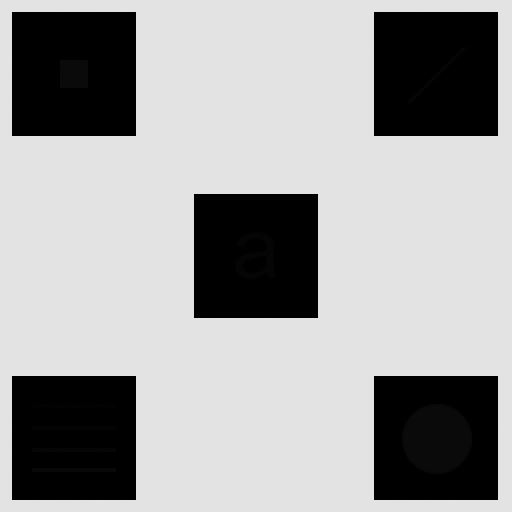
#> input picture bac2.tif, 512 x 512 px
$ python Loc_laplacian.py
#> lines starting #> are read from the running program, lines starting #| are printed output that depends on the picture
import cv2     # Thư viện OpenCV
import numpy as np   # Thư viện numy để làm việc dữ liệu kiểu mảng
import matplotlib.pyplot as plt # import thư viện matplotlib để vẽ ảnh

# Định nghĩa hàm Tich_chap() để lọc Trung bình, Trung bình có trọng số và lọc Gaussian
def Tich_chap(img,mask):
    m, n = img.shape
    img_new = np.zeros([m, n])
    for i in range(1, m-1):
        for j in range(1, n-1):
            temp   =  img[i-1, j-1]    * mask[0, 0]\
                   +  img[i, j-1]      * mask[0, 1]\
                   +  img[i+1, j - 1]  * mask[0, 2]\
                   +  img[i-1, j]      * mask[1, 0]\
                   +  img[i, j]        * mask[1, 1]\
                   +  img[i+1, j]      * mask[1, 2]\
                   +  img[i - 1, j+1]  * mask[2, 0]\
                   +  img[i, j + 1]    * mask[2, 1]\
                   +  img[i + 1, j + 1]* mask[2, 2]
            img_new[i, j]= temp
    img_new = img_new.astype(np.uint8)
    return img_new

# Định nghĩa bộ lọc Laplacian chuẩn
locLaplacian_chuan = np.array(([0, 1, 0],
                               [1, -4, 1],
                               [0, 1, 0]), dtype="float")

# Định nghĩa bộ lọc Laplacian biến thể 1
locLaplacian_Bien_The_1 = np.array(([1, 1, 1],
                                    [1, -8, 1],
                                    [1, 1, 1]), dtype="float")

# Định nghĩa bộ lọc Laplacian biến thể 2
locLaplacian_Bien_The_2 = np.array(([0, -1, 0],
                                    [-1, 4, -1],
                                    [0, -1, 0]), dtype="float")

# Định nghĩa bộ lọc Laplacian biến thể 3
locLaplacian_Bien_The_3 = np.array(([-1, -1, -1],
                                    [-1, 8, -1],
                                    [-1, -1, -1]), dtype="float")


locLaplacian_Cai_Thien = np.array(([-1, -1, -1],
                                    [-1, 5, -1],
                                    [-1, -1, -1]), dtype="float")

fig = plt.figure(figsize=(16, 9)) # Tạo vùng vẽ tỷ lệ 16:9
(ax1, ax2, ax3), (ax4, ax5, ax6) = fig.subplots(2, 3) # Tạo 6 vùng vẽ con

# Đọc và hiển thị ảnh gốc
image = cv2.imread('bac2.tif', 0)
#> image is the input picture: shape (512, 512); min 0, max 228, mean 160.7
ax1.imshow(image, cmap='gray')
ax1.set_title("Ảnh gốc")

# Lọc Laplacian chuẩn và hiển thị ảnh
img_loc_Laplacian_chuan = Tich_chap(image, locLaplacian_chuan) #Gọi hàm tích chập
#> after the loop in Tich_chap, `for i in range(1, m-1):`:
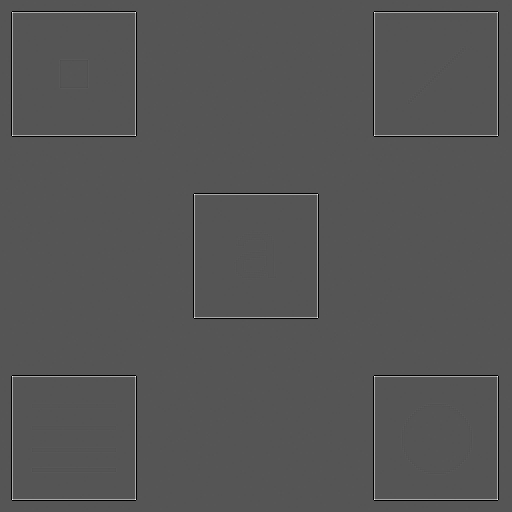
#> img_new: shape (512, 512) float64; min -229, max 455, mean 0; drawn with min black and max white
#> in Tich_chap, `img_new = img_new.astype(np.uint8)`:
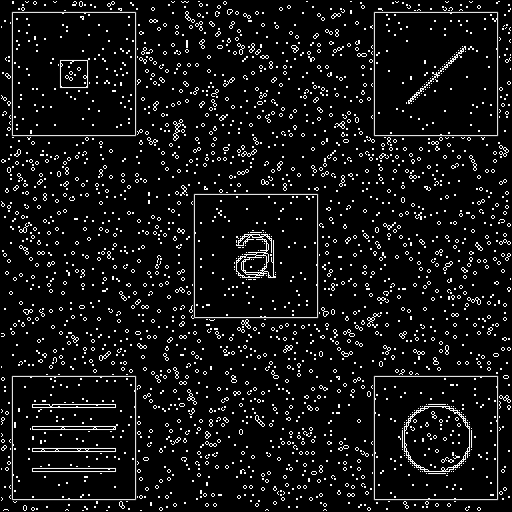
#> img_new: shape (512, 512); min 0, max 255, mean 19.1
ax2.imshow(img_loc_Laplacian_chuan, cmap='gray')
ax2.set_title("Ảnh lọc Laplace chuẩn")

# Tạo ảnh cải thiện từ lọc Laplacian chuẩn và hiển thị ảnh
img_cai_thien_locLaplacian_chuan = image - img_loc_Laplacian_chuan
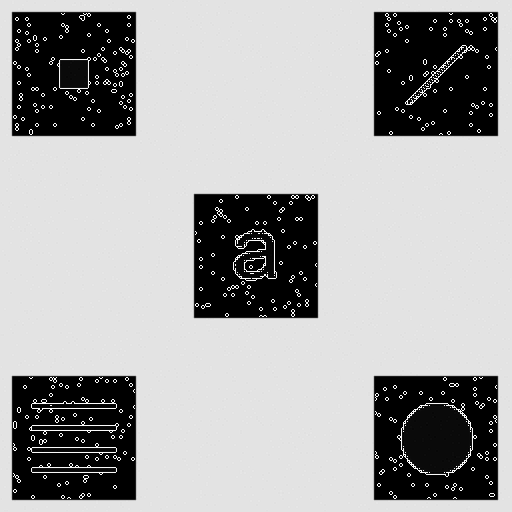
#> img_cai_thien_locLaplacian_chuan: shape (512, 512); min 0, max 255, mean 165.6
ax3.imshow(img_cai_thien_locLaplacian_chuan, cmap='gray')
ax3.set_title("Ảnh Cải thiện từ Laplace chuẩn")

#Không hiển thị trục tọa độ tại vùng ax4
ax4.axis('off')

# Lọc Laplacian Biến thể thứ nhất và hiển thị ảnh
img_loc_Laplacian_Bien_The_1 = Tich_chap(image, locLaplacian_Bien_The_1) #Gọi hàm tích chập
#> in Tich_chap (call 2), `img_new = img_new.astype(np.uint8)`:
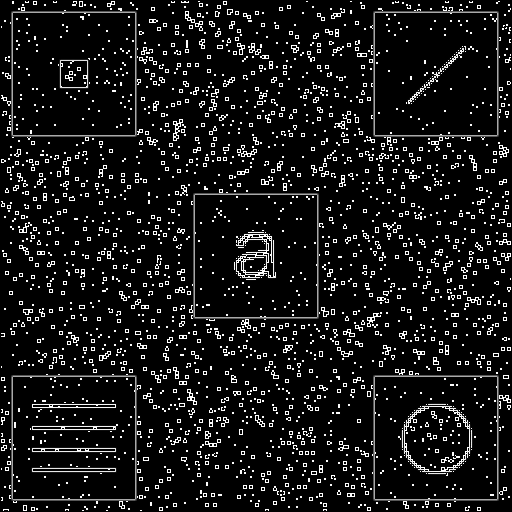
#> img_new: shape (512, 512); min 0, max 255, mean 23.1
ax5.imshow(img_loc_Laplacian_Bien_The_1, cmap='gray')
ax5.set_title("Ảnh lọc Laplace biến thể 1")

# Tạo ảnh cải thiện từ lọc Laplacian Biến thể thứ nhất và hiển thị ảnh
img_cai_thien_loc_Laplacian_Bien_The_1 = image - img_loc_Laplacian_Bien_The_1
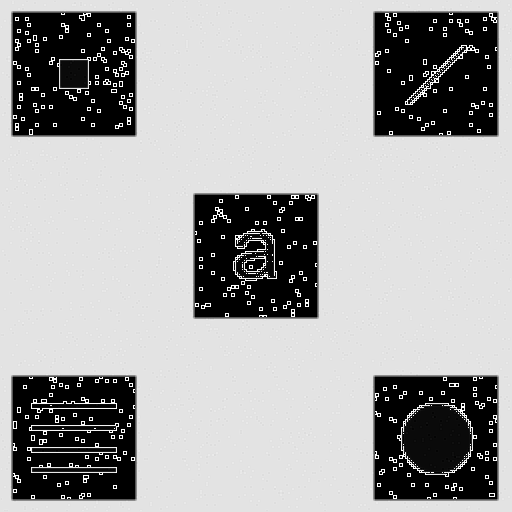
#> img_cai_thien_loc_Laplacian_Bien_The_1: shape (512, 512); min 0, max 255, mean 167.4
ax6.imshow(img_cai_thien_loc_Laplacian_Bien_The_1, cmap='gray')
ax6.set_title("Ảnh Cải thiện từ Laplace biến thể 1")

# Hiển thị vùng vẽ
plt.show()

# Việc thực hiện các biến thể của bộ lọc Laplacian thực hiện code tương tự
# nhưng thay thế mặc nạ lọc khác nhau
# Việc thực hiện bộ lọc đơn giản hóa Laplacian thì ảnh lọc chính là ảnh kết quả
